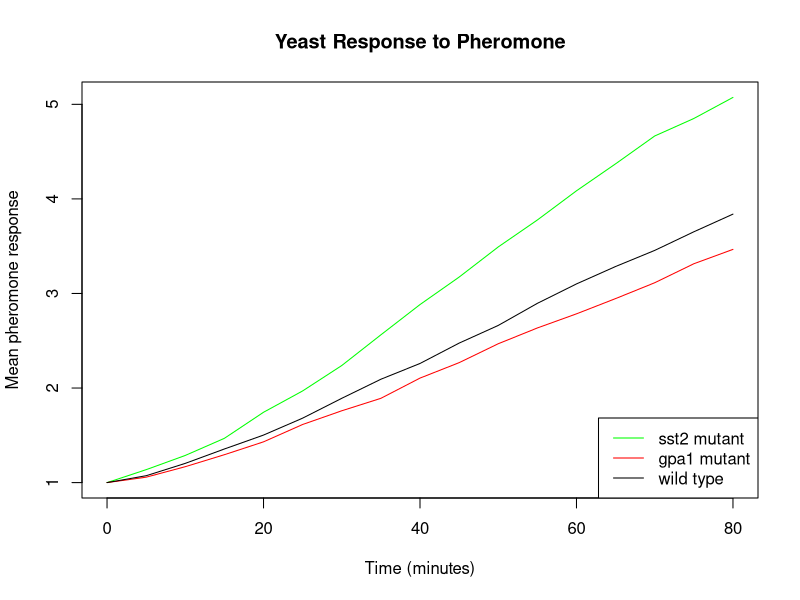
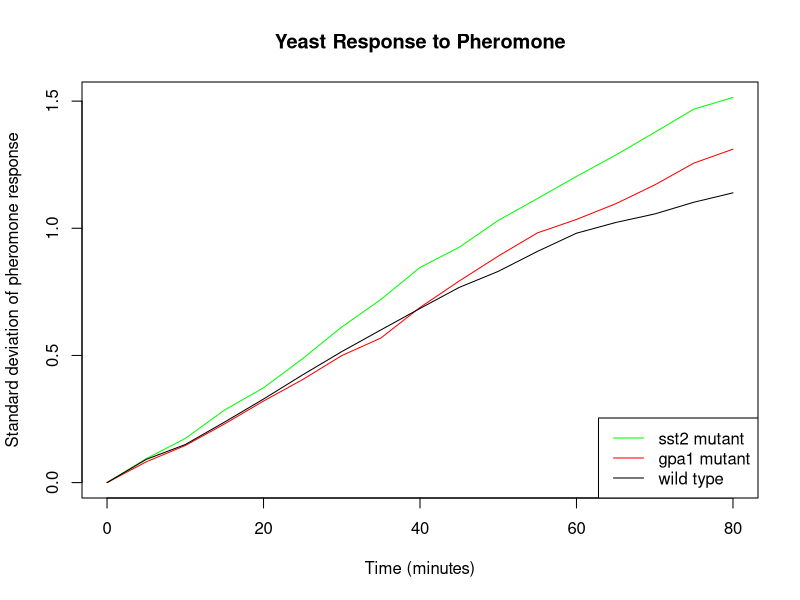
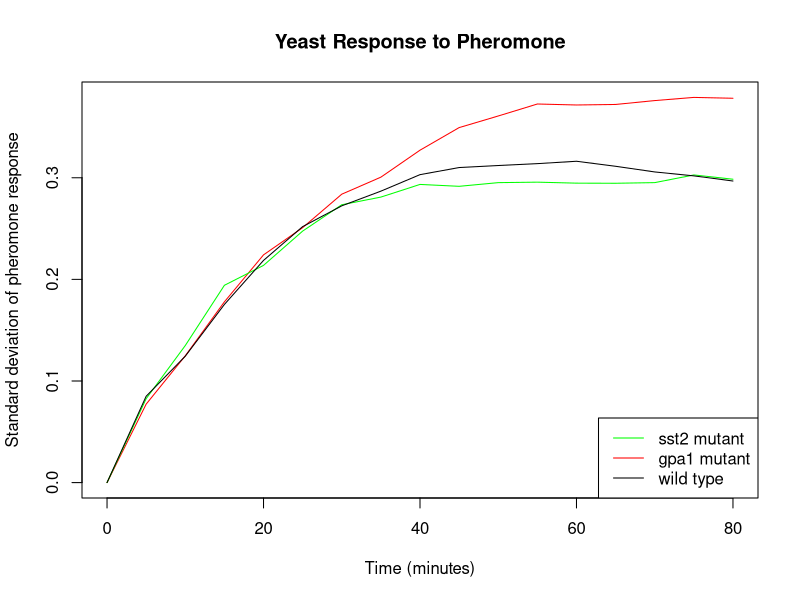

Generate these figures, in order, with R:
## ---- chunk 1
knitr::opts_chunk$set(echo = TRUE, collapse = TRUE)
## ---- chunk 2
setwd("~/Documents/rclass")
data <- read.csv("yeastmutants.csv", header = TRUE)
## ---- chunk 3
plot(x = data$Time, y = data$sst2.avg, type = "l", main = "Yeast Response to Pheromone", 
     xlab = "Time (minutes)", ylab = "Mean pheromone response", col = "green")
lines(x = data$Time, y = data$gpa1.avg, col = "red")
lines(x = data$Time, y = data$wt.avg, col = "black")
legend("bottomright", c("sst2 mutant","gpa1 mutant","wild type"), lty = 1, 
       col = c("green","red","black"))
## ---- chunk 4
plot(x = data$Time, y = data$sst2.stdev, type = "l", main = "Yeast Response to Pheromone", 
     xlab = "Time (minutes)", ylab = "Standard deviation of pheromone response", col = "green")
lines(x = data$Time, y = data$gpa1.stdev, col = "red")
lines(x = data$Time, y = data$wt.stdev, col = "black")
legend("bottomright", c("sst2 mutant","gpa1 mutant","wild type"), lty = 1, 
       col = c("green","red","black"))
## ---- chunk 5
data$wt.cv <- data$wt.stdev/data$wt.avg 
data$gpa1.cv <- data$gpa1.stdev/data$gpa1.avg 
data$sst2.cv <- data$sst2.stdev/data$sst2.avg 
plot(x = data$Time, y = data$gpa1.cv, type = "l", main = "Yeast Response to Pheromone", 
     xlab = "Time (minutes)", ylab = "Standard deviation of pheromone response", col = "red")
lines(x = data$Time, y = data$sst2.cv, col = "green")
lines(x = data$Time, y = data$wt.cv, col = "black")
legend("bottomright", c("sst2 mutant","gpa1 mutant","wild type"), lty = 1, 
       col = c("green","red","black"))
